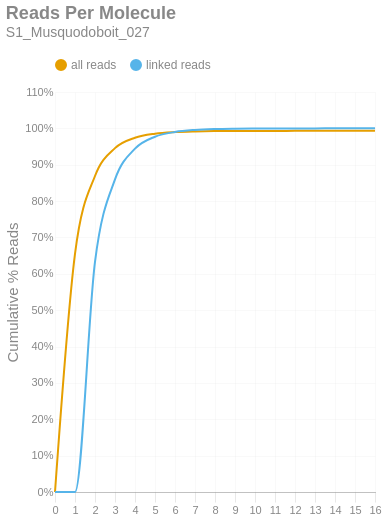

Notebook cell for this chart:
### Markdown cell above
### Reads per Molecule
This chart shows the cumulative distribution of the number of reads per linked molecule. That is, how many alignments are associated with a unique molecule. This excludes the number of reads associated with invalid or absent linked-read barcodes. The `linked` histogram is the percentages recalculated when disregarding singletons.

### Code cell
if SKIPLR:
    print_html(f"Skipped")
else:
    counts = np.bincount(valids['reads'].cast(pl.Int64).to_numpy())
    weighted = counts * np.arange(len(counts))
    all_perc = weighted / n_reads
    linked_perc = weighted / n_linked_reads
    linked_perc[1] = 0
    binned_df = pl.DataFrame({
        'readsper': list(range(len(counts))),
        'all reads (cumsum)': np.cumsum(all_perc).tolist(),
        'linked reads (cumsum)': np.cumsum(linked_perc).tolist(),
    })

    with SafeRender(binned_df):
        (
            density_plot(binned_df, 'Reads Per Molecule', samplename, 'readspmol')
            .encode(
                x=alt.X('readsper:O', title=None).axis(labelAngle=0).scale(padding=0),
                y=alt.Y('value:Q', title='Cumulative % Reads').axis(format='%').stack(False),
                color=alt.Color("key:N").scale(domain=["all reads", "linked reads"]),
                tooltip=[
                    alt.Tooltip("key:N", title="Data Type"),
                    alt.Tooltip("readsper:O", title="Reads Per Molecule"),
                    alt.Tooltip("value:Q", format=".2%", title="% Reads (Cum.)")
                ]            
            )
        ).display()

### Figure 1 — Vega-Lite specification as saved in the notebook (floating-point values rounded to 4 significant figures)
{"width": "container", "height": 400, "config": {"title": {"anchor": "start", "dy": -15, "fontSize": 18, "color": "#888888", "subtitleColor": "#888888", "subtitleFontSize": 14}, "arc": {"fill": "#0072B2"}, "axis": {"domainColor": "#888888", "domainWidth": 0.5, "gridWidth": 0.2, "grid": false, "titleFontWeight": 400, "titleFontSize": 15, "labelFontSize": 11, "labelColor": "#888888", "tickColor": "#888888", "tickWidth": 0.2, "titleColor": "#888888"}, "axisBand": {"grid": false}, "axisX": {"grid": true, "tickSize": 10, "domainCap": "round"}, "axisY": {"domain": false, "grid": true, "tickSize": 0, "domainCap": "round"}, "background": "transparent", "header": {"labelFontSize": 15, "labelColor": "#888888", "titleFontSize": 15, "titleFontWeight": 600, "titleColor": "#888888"}, "legend": {"labelFont": "sans-serif", "labelFontSize": 12, "labelColor": "#888888", "symbolSize": 100, "symbolType": "circle", "titleFontSize": 12, "titlePadding": 10, "titleColor": "#888888", "title": null, "orient": "top"}, "range": {"category": ["#E69F00", "#56B4E9", "#009E73", "#F0E442", "#0072B2", "#D55E00", "#CC79A7", "#000000"], "diverging": ["#cfe8f3", "#a2d4ec", "#73bfe2", "#46abdb", "#1696d2", "#12719e"]}, "area": {"fill": "#0072B2", "fillOpacity": 0.7, "line": true, "strokeOpacity": 0.7}, "line": {"color": "#0072B2", "stroke": "#0072B2", "strokeWidth": 2}, "trail": {"color": "#0072B2", "stroke": "#0072B2", "strokeWidth": 0, "size": 1}, "point": {"filled": true, "fillOpacity": 1.0, "size": 95}, "text": {"color": "#888888", "fontSize": 11, "align": "right", "fontWeight": 400, "size": 11}, "bar": {"fill": "#0072B2", "stroke": null}, "view": {"stroke": null, "continuousWidth": 660, "continuousHeight": 400}}, "data": {"name": "data-8c87109479f7845b2bf963678cbc225d"}, "mark": {"type": "line", "interpolate": "monotone", "point": {"opacity": 0, "size": 275}}, "encoding": {"color": {"field": "key", "scale": {"domain": ["all reads", "linked reads"]}, "type": "nominal"}, "tooltip": [{"field": "key", "title": "Data Type", "type": "nominal"}, {"field": "readsper", "title": "Reads Per Molecule", "type": "ordinal"}, {"field": "value", "format": ".2%", "title": "% Reads (Cum.)", "type": "quantitative"}], "x": {"axis": {"labelAngle": 0}, "field": "readsper", "scale": {"padding": 0}, "title": null, "type": "ordinal"}, "y": {"axis": {"format": "%"}, "field": "value", "stack": false, "title": "Cumulative % Reads", "type": "quantitative"}}, "params": [{"name": "param_c36ac31b6afebe62", "select": {"type": "point", "fields": ["key"]}, "bind": "legend"}], "title": {"text": "Reads Per Molecule", "subtitle": "S1_Musquodoboit_027"}, "transform": [{"fold": ["all reads (cumsum)", "linked reads (cumsum)"]}, {"calculate": "replace(datum.key, ' (cumsum)', '')", "as": "key"}, {"filter": {"param": "param_c36ac31b6afebe62"}}], "usermeta": {"embedOptions": {"downloadFileName": "S1_Musquodoboit_027.readspmol"}}, "$schema": "https://vega.github.io/schema/vega-lite/v6.1.0.json", "datasets": {"data-8c87109479f7845b2bf963678cbc225d": [{"readsper": 0, "all reads (cumsum)": 0.0, "linked reads (cumsum)": 0.0}, {"readsper": 1, "all reads (cumsum)": 0.6549, "linked reads (cumsum)": 0.0}, {"readsper": 2, "all reads (cumsum)": 0.869, "linked reads (cumsum)": 0.6331}, {"readsper": 3, "all reads (cumsum)": 0.9457, "linked reads (cumsum)": 0.8597}, {"readsper": 4, "all reads (cumsum)": 0.9743, "linked reads (cumsum)": 0.9442}, {"readsper": 5, "all reads (cumsum)": 0.9854, "linked reads (cumsum)": 0.9771}, {"readsper": 6, "all reads (cumsum)": 0.9898, "linked reads (cumsum)": 0.9901}, {"readsper": 7, "all reads (cumsum)": 0.9917, "linked reads (cumsum)": 0.9956}, {"readsper": 8, "all reads (cumsum)": 0.9925, "linked reads (cumsum)": 0.9981}, {"readsper": 9, "all reads (cumsum)": 0.9928, "linked reads (cumsum)": 0.9991}, {"readsper": 10, "all reads (cumsum)": 0.993, "linked reads (cumsum)": 0.9995}, {"readsper": 11, "all reads (cumsum)": 0.9931, "linked reads (cumsum)": 0.9998}, {"readsper": 12, "all reads (cumsum)": 0.9931, "linked reads (cumsum)": 0.9999}, {"readsper": 13, "all reads (cumsum)": 0.9931, "linked reads (cumsum)": 1.0}, {"readsper": 14, "all reads (cumsum)": 0.9931, "linked reads (cumsum)": 1.0}, {"readsper": 15, "all reads (cumsum)": 0.9931, "linked reads (cumsum)": 1.0}, {"readsper": 16, "all reads (cumsum)": 0.9931, "linked reads (cumsum)": 1.0}]}}
